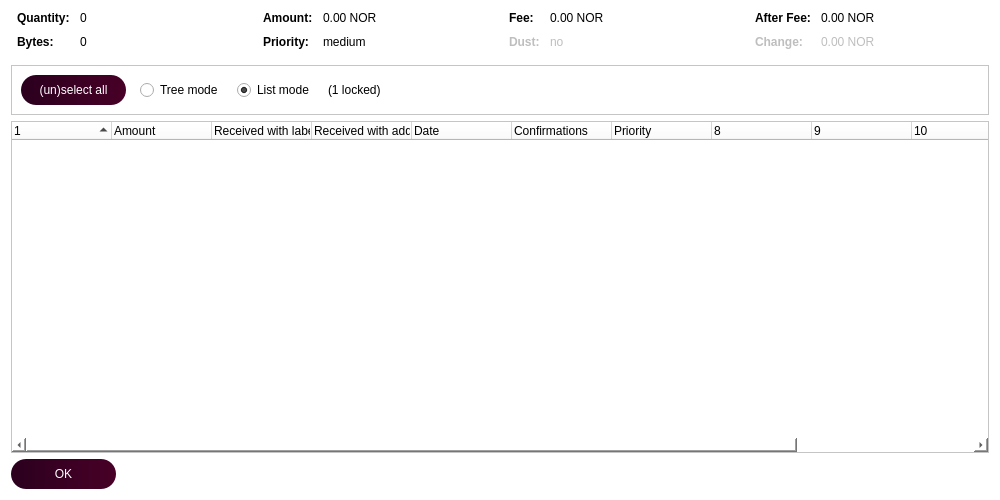
<?xml version="1.0" encoding="UTF-8"?>
<ui version="4.0">
 <class>SigmaCoinControlDialog</class>
 <widget class="QDialog" name="SigmaCoinControlDialog">
  <property name="geometry">
   <rect>
    <x>0</x>
    <y>0</y>
    <width>1000</width>
    <height>500</height>
   </rect>
  </property>
  <property name="windowTitle">
   <string>Coin Selection</string>
  </property>
  <property name="styleSheet">
   <string notr="true">background-color:white;</string>
  </property>
  <layout class="QVBoxLayout" name="verticalLayout">
   <item>
    <layout class="QHBoxLayout" name="horizontalLayoutTop" stretch="0,0,0,0">
     <property name="topMargin">
      <number>0</number>
     </property>
     <property name="bottomMargin">
      <number>10</number>
     </property>
     <item>
      <layout class="QFormLayout" name="formLayoutCoinControl1">
       <property name="horizontalSpacing">
        <number>10</number>
       </property>
       <property name="verticalSpacing">
        <number>10</number>
       </property>
       <property name="leftMargin">
        <number>6</number>
       </property>
       <property name="rightMargin">
        <number>6</number>
       </property>
       <item row="0" column="0">
        <widget class="QLabel" name="labelCoinControlQuantityText">
         <property name="font">
          <font>
           <weight>75</weight>
           <bold>true</bold>
          </font>
         </property>
         <property name="text">
          <string>Quantity:</string>
         </property>
        </widget>
       </item>
       <item row="0" column="1">
        <widget class="QLabel" name="labelCoinControlQuantity">
         <property name="cursor">
          <cursorShape>IBeamCursor</cursorShape>
         </property>
         <property name="contextMenuPolicy">
          <enum>Qt::ActionsContextMenu</enum>
         </property>
         <property name="text">
          <string notr="true">0</string>
         </property>
         <property name="textInteractionFlags">
          <set>Qt::LinksAccessibleByMouse|Qt::TextSelectableByKeyboard|Qt::TextSelectableByMouse</set>
         </property>
        </widget>
       </item>
       <item row="1" column="0">
        <widget class="QLabel" name="labelCoinControlBytesText">
         <property name="font">
          <font>
           <weight>75</weight>
           <bold>true</bold>
          </font>
         </property>
         <property name="text">
          <string>Bytes:</string>
         </property>
        </widget>
       </item>
       <item row="1" column="1">
        <widget class="QLabel" name="labelCoinControlBytes">
         <property name="cursor">
          <cursorShape>IBeamCursor</cursorShape>
         </property>
         <property name="contextMenuPolicy">
          <enum>Qt::ActionsContextMenu</enum>
         </property>
         <property name="text">
          <string notr="true">0</string>
         </property>
         <property name="textInteractionFlags">
          <set>Qt::LinksAccessibleByMouse|Qt::TextSelectableByKeyboard|Qt::TextSelectableByMouse</set>
         </property>
        </widget>
       </item>
      </layout>
     </item>
     <item>
      <layout class="QFormLayout" name="formLayoutCoinControl2">
       <property name="horizontalSpacing">
        <number>10</number>
       </property>
       <property name="verticalSpacing">
        <number>10</number>
       </property>
       <property name="leftMargin">
        <number>6</number>
       </property>
       <property name="rightMargin">
        <number>6</number>
       </property>
       <item row="0" column="0">
        <widget class="QLabel" name="labelCoinControlAmountText">
         <property name="font">
          <font>
           <weight>75</weight>
           <bold>true</bold>
          </font>
         </property>
         <property name="text">
          <string>Amount:</string>
         </property>
        </widget>
       </item>
       <item row="0" column="1">
        <widget class="QLabel" name="labelCoinControlAmount">
         <property name="cursor">
          <cursorShape>IBeamCursor</cursorShape>
         </property>
         <property name="contextMenuPolicy">
          <enum>Qt::ActionsContextMenu</enum>
         </property>
         <property name="text">
          <string notr="true">0.00 NOR</string>
         </property>
         <property name="textInteractionFlags">
          <set>Qt::LinksAccessibleByMouse|Qt::TextSelectableByKeyboard|Qt::TextSelectableByMouse</set>
         </property>
        </widget>
       </item>
       <item row="1" column="0">
        <widget class="QLabel" name="labelCoinControlPriorityText">
         <property name="font">
          <font>
           <weight>75</weight>
           <bold>true</bold>
          </font>
         </property>
         <property name="text">
          <string>Priority:</string>
         </property>
        </widget>
       </item>
       <item row="1" column="1">
        <widget class="QLabel" name="labelCoinControlPriority">
         <property name="cursor">
          <cursorShape>IBeamCursor</cursorShape>
         </property>
         <property name="contextMenuPolicy">
          <enum>Qt::ActionsContextMenu</enum>
         </property>
         <property name="text">
          <string notr="true">medium</string>
         </property>
         <property name="textInteractionFlags">
          <set>Qt::LinksAccessibleByMouse|Qt::TextSelectableByKeyboard|Qt::TextSelectableByMouse</set>
         </property>
        </widget>
       </item>
      </layout>
     </item>
     <item>
      <layout class="QFormLayout" name="formLayoutCoinControl3">
       <property name="horizontalSpacing">
        <number>10</number>
       </property>
       <property name="verticalSpacing">
        <number>10</number>
       </property>
       <property name="leftMargin">
        <number>6</number>
       </property>
       <property name="rightMargin">
        <number>6</number>
       </property>
       <item row="0" column="0">
        <widget class="QLabel" name="labelCoinControlFeeText">
         <property name="font">
          <font>
           <weight>75</weight>
           <bold>true</bold>
          </font>
         </property>
         <property name="text">
          <string>Fee:</string>
         </property>
        </widget>
       </item>
       <item row="0" column="1">
        <widget class="QLabel" name="labelCoinControlFee">
         <property name="cursor">
          <cursorShape>IBeamCursor</cursorShape>
         </property>
         <property name="contextMenuPolicy">
          <enum>Qt::ActionsContextMenu</enum>
         </property>
         <property name="text">
          <string notr="true">0.00 NOR</string>
         </property>
         <property name="textInteractionFlags">
          <set>Qt::LinksAccessibleByMouse|Qt::TextSelectableByKeyboard|Qt::TextSelectableByMouse</set>
         </property>
        </widget>
       </item>
       <item row="1" column="0">
        <widget class="QLabel" name="labelCoinControlLowOutputText">
         <property name="enabled">
          <bool>false</bool>
         </property>
         <property name="font">
          <font>
           <weight>75</weight>
           <bold>true</bold>
          </font>
         </property>
         <property name="text">
          <string>Dust:</string>
         </property>
        </widget>
       </item>
       <item row="1" column="1">
        <widget class="QLabel" name="labelCoinControlLowOutput">
         <property name="enabled">
          <bool>false</bool>
         </property>
         <property name="cursor">
          <cursorShape>IBeamCursor</cursorShape>
         </property>
         <property name="contextMenuPolicy">
          <enum>Qt::ActionsContextMenu</enum>
         </property>
         <property name="text">
          <string notr="true">no</string>
         </property>
         <property name="textInteractionFlags">
          <set>Qt::LinksAccessibleByMouse|Qt::TextSelectableByKeyboard|Qt::TextSelectableByMouse</set>
         </property>
        </widget>
       </item>
      </layout>
     </item>
     <item>
      <layout class="QFormLayout" name="formLayoutCoinControl4">
       <property name="horizontalSpacing">
        <number>10</number>
       </property>
       <property name="verticalSpacing">
        <number>10</number>
       </property>
       <property name="leftMargin">
        <number>6</number>
       </property>
       <property name="rightMargin">
        <number>6</number>
       </property>
       <item row="0" column="0">
        <widget class="QLabel" name="labelCoinControlAfterFeeText">
         <property name="font">
          <font>
           <weight>75</weight>
           <bold>true</bold>
          </font>
         </property>
         <property name="text">
          <string>After Fee:</string>
         </property>
        </widget>
       </item>
       <item row="0" column="1">
        <widget class="QLabel" name="labelCoinControlAfterFee">
         <property name="cursor">
          <cursorShape>IBeamCursor</cursorShape>
         </property>
         <property name="contextMenuPolicy">
          <enum>Qt::ActionsContextMenu</enum>
         </property>
         <property name="text">
          <string notr="true">0.00 NOR</string>
         </property>
         <property name="textInteractionFlags">
          <set>Qt::LinksAccessibleByMouse|Qt::TextSelectableByKeyboard|Qt::TextSelectableByMouse</set>
         </property>
        </widget>
       </item>
       <item row="1" column="0">
        <widget class="QLabel" name="labelCoinControlChangeText">
         <property name="enabled">
          <bool>false</bool>
         </property>
         <property name="font">
          <font>
           <weight>75</weight>
           <bold>true</bold>
          </font>
         </property>
         <property name="text">
          <string>Change:</string>
         </property>
        </widget>
       </item>
       <item row="1" column="1">
        <widget class="QLabel" name="labelCoinControlChange">
         <property name="enabled">
          <bool>false</bool>
         </property>
         <property name="cursor">
          <cursorShape>IBeamCursor</cursorShape>
         </property>
         <property name="contextMenuPolicy">
          <enum>Qt::ActionsContextMenu</enum>
         </property>
         <property name="text">
          <string notr="true">0.00 NOR</string>
         </property>
         <property name="textInteractionFlags">
          <set>Qt::LinksAccessibleByMouse|Qt::TextSelectableByKeyboard|Qt::TextSelectableByMouse</set>
         </property>
        </widget>
       </item>
      </layout>
     </item>
    </layout>
   </item>
   <item>
    <widget class="QFrame" name="frame">
     <property name="minimumSize">
      <size>
       <width>0</width>
       <height>40</height>
      </size>
     </property>
     <property name="frameShape">
      <enum>QFrame::StyledPanel</enum>
     </property>
     <property name="frameShadow">
      <enum>QFrame::Sunken</enum>
     </property>
     <layout class="QHBoxLayout" name="horizontalLayout">
      <item>
       <layout class="QHBoxLayout" name="horizontalLayoutPanel" stretch="0,0,0,0,0">
        <property name="spacing">
         <number>14</number>
        </property>
        <item>
         <widget class="QPushButton" name="pushButtonSelectAll">
          <property name="sizePolicy">
           <sizepolicy hsizetype="Maximum" vsizetype="Fixed">
            <horstretch>0</horstretch>
            <verstretch>0</verstretch>
           </sizepolicy>
          </property>
          <property name="styleSheet">
           <string notr="true">background: QLinearGradient(x1: 0, y1: 0, x2: 1, y2: 0, stop: 0 #2b001e, stop: 1 #480027);
color: white;
border-radius:15px;
height:30px;
width:105px;</string>
          </property>
          <property name="text">
           <string>(un)select all</string>
          </property>
          <property name="autoDefault">
           <bool>false</bool>
          </property>
         </widget>
        </item>
        <item>
         <widget class="QRadioButton" name="radioTreeMode">
          <property name="sizePolicy">
           <sizepolicy hsizetype="Maximum" vsizetype="Fixed">
            <horstretch>0</horstretch>
            <verstretch>0</verstretch>
           </sizepolicy>
          </property>
          <property name="text">
           <string>Tree mode</string>
          </property>
         </widget>
        </item>
        <item>
         <widget class="QRadioButton" name="radioListMode">
          <property name="sizePolicy">
           <sizepolicy hsizetype="Maximum" vsizetype="Fixed">
            <horstretch>0</horstretch>
            <verstretch>0</verstretch>
           </sizepolicy>
          </property>
          <property name="text">
           <string>List mode</string>
          </property>
          <property name="checked">
           <bool>true</bool>
          </property>
         </widget>
        </item>
        <item>
         <widget class="QLabel" name="labelLocked">
          <property name="text">
           <string notr="true">(1 locked)</string>
          </property>
         </widget>
        </item>
        <item>
         <spacer name="horizontalSpacer">
          <property name="orientation">
           <enum>Qt::Horizontal</enum>
          </property>
          <property name="sizeHint" stdset="0">
           <size>
            <width>40</width>
            <height>20</height>
           </size>
          </property>
         </spacer>
        </item>
       </layout>
      </item>
     </layout>
    </widget>
   </item>
   <item>
    <widget class="CoinControlTreeWidget" name="treeWidget">
     <property name="contextMenuPolicy">
      <enum>Qt::CustomContextMenu</enum>
     </property>
     <property name="sortingEnabled">
      <bool>false</bool>
     </property>
     <property name="columnCount">
      <number>12</number>
     </property>
     <attribute name="headerShowSortIndicator" stdset="0">
      <bool>true</bool>
     </attribute>
     <attribute name="headerStretchLastSection">
      <bool>false</bool>
     </attribute>
     <column>
      <property name="text">
       <string/>
      </property>
     </column>
     <column>
      <property name="text">
       <string>Amount</string>
      </property>
     </column>
     <column>
      <property name="text">
       <string>Received with label</string>
      </property>
     </column>
     <column>
      <property name="text">
       <string>Received with address</string>
      </property>
     </column>
     <column>
      <property name="text">
       <string>Date</string>
      </property>
     </column>
     <column>
      <property name="text">
       <string>Confirmations</string>
      </property>
      <property name="toolTip">
       <string>Confirmed</string>
      </property>
     </column>
     <column>
      <property name="text">
       <string>Priority</string>
      </property>
     </column>
     <column>
      <property name="text">
       <string/>
      </property>
     </column>
     <column>
      <property name="text">
       <string/>
      </property>
     </column>
     <column>
      <property name="text">
       <string/>
      </property>
     </column>
     <column>
      <property name="text">
       <string/>
      </property>
     </column>
     <column>
      <property name="text">
       <string/>
      </property>
     </column>
    </widget>
   </item>
   <item>
    <widget class="QDialogButtonBox" name="buttonBox">
     <property name="sizePolicy">
      <sizepolicy hsizetype="Maximum" vsizetype="Fixed">
       <horstretch>0</horstretch>
       <verstretch>0</verstretch>
      </sizepolicy>
     </property>
     <property name="styleSheet">
      <string notr="true">background: QLinearGradient(x1: 0, y1: 0, x2: 1, y2: 0, stop: 0 #2b001e, stop: 1 #480027);
color: white;
border-radius:15px;
height:30px;
width:105px;</string>
     </property>
     <property name="orientation">
      <enum>Qt::Horizontal</enum>
     </property>
     <property name="standardButtons">
      <set>QDialogButtonBox::Ok</set>
     </property>
    </widget>
   </item>
  </layout>
 </widget>
 <customwidgets>
  <customwidget>
   <class>CoinControlTreeWidget</class>
   <extends>QTreeWidget</extends>
   <header>coincontroltreewidget.h</header>
  </customwidget>
 </customwidgets>
 <resources/>
 <connections/>
</ui>
